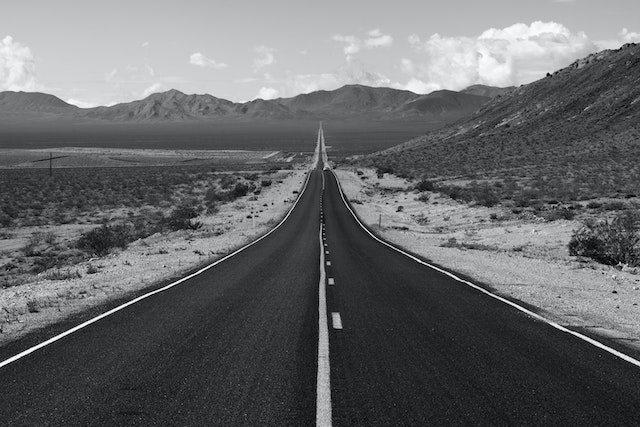
#> input picture LV2/road.jpg, 640 x 427 px, found by its file name
$ python zadatak_3.py
#> lines starting #> are read from the running program, lines starting #| are printed output that depends on the picture
import numpy as np
import matplotlib.pyplot as plt

img = plt.imread("LV2\\road.jpg")
#> img is the input picture: shape (427, 640, 3); mean R, G, B 102.9, 103.9, 105.9
img=img[:,:,0].copy()
#> img: shape (427, 640)

#a) Posvijetli sliku
bright_img=np.clip(img.astype(np.int64)+150,0,255)
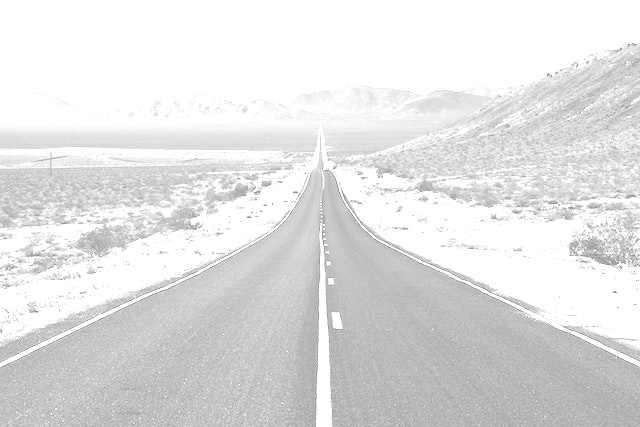
#> bright_img: shape (427, 640) int64; min 150, max 255, mean 225.7

plt.imshow(img,cmap="gray")
plt.title("Normalna slika")
plt.show()
plt.imshow(bright_img,cmap="gray")
plt.title("Svijetlija slika")
plt.show()


#b)
# Prikaz dimenzija slike
print(img.shape)
#| (427, 640)

# Prikaz druge četvrtine slike po širini
plt.imshow(img[:,160:320],cmap="gray")
plt.title("Prikaz druge četvrtine slike po širini")
plt.show()
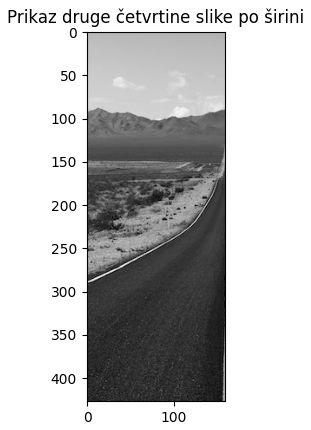
#> figure drawn by matplotlib, 1 panel

#c) Rotirana slika
plt.imshow(np.rot90(img,3),cmap="gray")
plt.title("Rotirana slika za 90° u smjeru kazaljke na saatu")
plt.show()
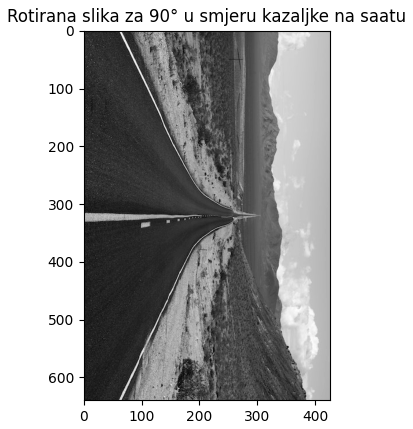
#> figure drawn by matplotlib, 1 panel

#d) Inverz slike
plt.imshow(np.fliplr(img),cmap="gray")
plt.title("Inverz po y osi slika")
plt.show()
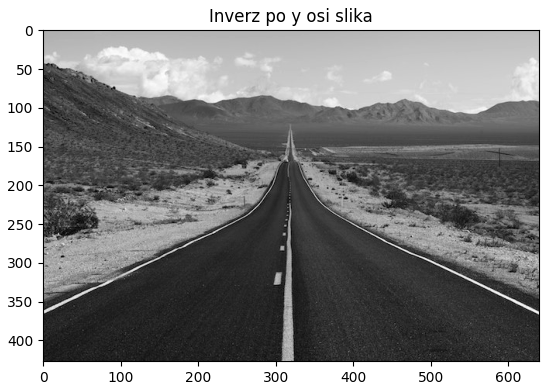
#> figure drawn by matplotlib, 1 panel
